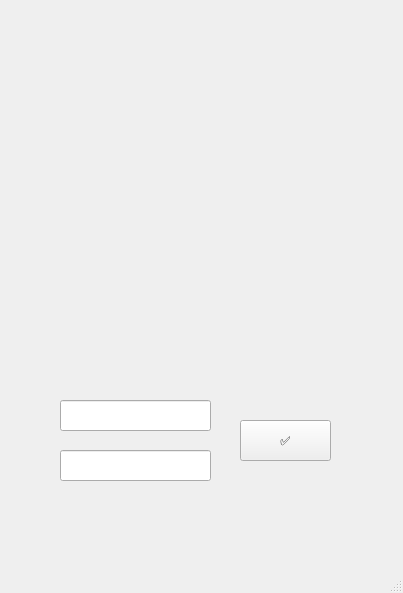
<?xml version="1.0" encoding="UTF-8"?>
<ui version="4.0">
 <class>MainWindow</class>
 <widget class="QMainWindow" name="MainWindow">
  <property name="geometry">
   <rect>
    <x>0</x>
    <y>0</y>
    <width>403</width>
    <height>593</height>
   </rect>
  </property>
  <property name="windowTitle">
   <string>MainWindow</string>
  </property>
  <widget class="QWidget" name="centralwidget">
   <widget class="QWidget" name="gridLayoutWidget">
    <property name="geometry">
     <rect>
      <x>20</x>
      <y>30</y>
      <width>361</width>
      <height>321</height>
     </rect>
    </property>
    <layout class="QGridLayout" name="gridLayout"/>
   </widget>
   <widget class="QPushButton" name="btn_add">
    <property name="geometry">
     <rect>
      <x>240</x>
      <y>420</y>
      <width>91</width>
      <height>41</height>
     </rect>
    </property>
    <property name="text">
     <string>✅</string>
    </property>
   </widget>
   <widget class="QLineEdit" name="textbox_title">
    <property name="geometry">
     <rect>
      <x>60</x>
      <y>400</y>
      <width>151</width>
      <height>31</height>
     </rect>
    </property>
   </widget>
   <widget class="QLineEdit" name="textbox_description">
    <property name="geometry">
     <rect>
      <x>60</x>
      <y>450</y>
      <width>151</width>
      <height>31</height>
     </rect>
    </property>
   </widget>
  </widget>
  <widget class="QMenuBar" name="menubar">
   <property name="geometry">
    <rect>
     <x>0</x>
     <y>0</y>
     <width>403</width>
     <height>22</height>
    </rect>
   </property>
  </widget>
  <widget class="QStatusBar" name="statusbar"/>
 </widget>
 <resources/>
 <connections/>
</ui>
